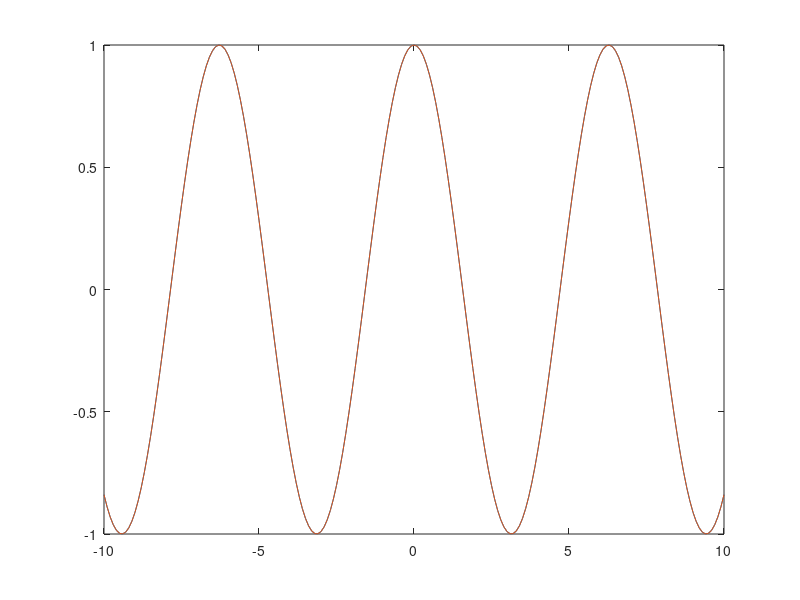

The MATLAB script that drew this image:
% 1.3.4 Finding the derivative of a function in several points using a small value (h)
% f'(x) = (f(x + h) - f(x)) / h) -> with a small h

% Ex 1
x = -10:0.1:10;
h = 10^(-6);
y = [];
for i = 1:length(x)
    y(i) = (sin(x(i) + h) - sin(x(i))) / h;
end

y2 = cos(x);
plot(x,y, x, y2)

% Ex 2
% x = 0:0.1:15;
% y = besselj(3,x);
% h = 10^(-6);
% yMerket = [];
% for i = 1:length(x)
%     yMerket(i) = (besselj(3,x(i) + h) - besselj(3,x(i))) / h;
% end
% plot(x,y,x,yMerket);